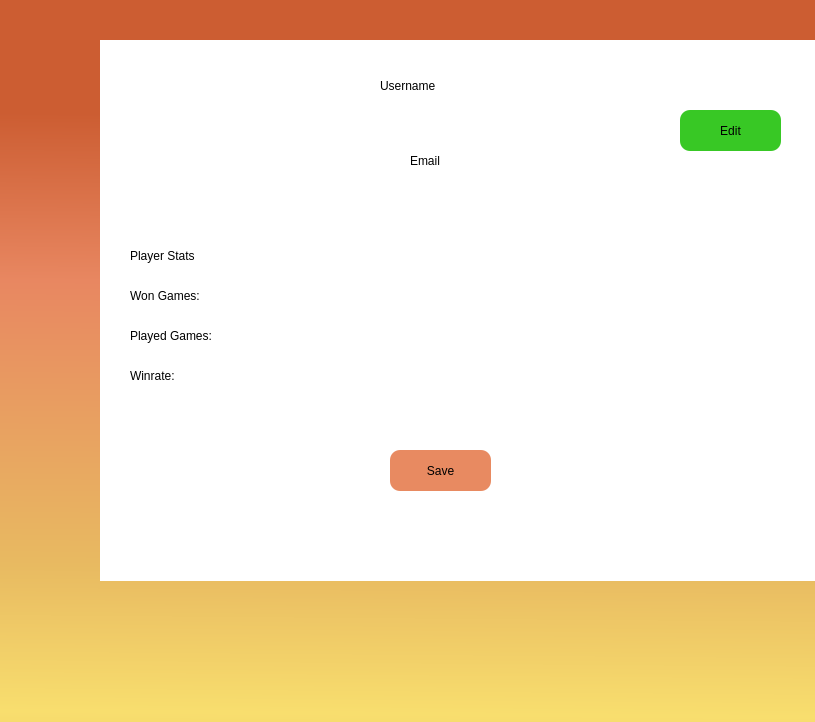
<?xml version="1.0" encoding="UTF-8"?>
<ui version="4.0">
 <class>GameWindowForm</class>
 <widget class="QDialog" name="GameWindowForm">
  <property name="geometry">
   <rect>
    <x>0</x>
    <y>0</y>
    <width>815</width>
    <height>722</height>
   </rect>
  </property>
  <property name="windowTitle">
   <string>Dialog</string>
  </property>
  <property name="styleSheet">
   <string notr="true">background-color: qlineargradient(spread:reflect, x1:0.988636, y1:0.995, x2:1, y2:0, stop:0 rgba(248, 222, 110, 255), stop:0.202512 rgba(232, 186, 97, 255), stop:0.598116 rgba(232, 135, 97, 255), stop:0.831439 rgba(204, 93, 50, 255));</string>
  </property>
  <widget class="QWidget" name="GameWidget" native="true">
   <property name="geometry">
    <rect>
     <x>120</x>
     <y>40</y>
     <width>691</width>
     <height>471</height>
    </rect>
   </property>
   <property name="styleSheet">
    <string notr="true">background-color: rgb(255, 255, 255);</string>
   </property>
   <widget class="QLabel" name="Triviador_Label">
    <property name="geometry">
     <rect>
      <x>240</x>
      <y>30</y>
      <width>231</width>
      <height>71</height>
     </rect>
    </property>
    <property name="styleSheet">
     <string notr="true">font: 700 30pt &quot;Segoe UI&quot;;</string>
    </property>
    <property name="text">
     <string>TRIVIADOR</string>
    </property>
   </widget>
   <widget class="QPushButton" name="PlayButton">
    <property name="geometry">
     <rect>
      <x>280</x>
      <y>140</y>
      <width>131</width>
      <height>41</height>
     </rect>
    </property>
    <property name="mouseTracking">
     <bool>true</bool>
    </property>
    <property name="acceptDrops">
     <bool>true</bool>
    </property>
    <property name="styleSheet">
     <string notr="true">background-color: rgb(213, 106, 65);
font: 700 20pt &quot;Segoe UI&quot;;
border: 2px;
border-radius: 10px;</string>
    </property>
    <property name="text">
     <string>PLAY</string>
    </property>
   </widget>
   <widget class="QPushButton" name="SettingsButton">
    <property name="geometry">
     <rect>
      <x>280</x>
      <y>210</y>
      <width>131</width>
      <height>41</height>
     </rect>
    </property>
    <property name="mouseTracking">
     <bool>true</bool>
    </property>
    <property name="acceptDrops">
     <bool>true</bool>
    </property>
    <property name="styleSheet">
     <string notr="true">background-color: rgb(232, 161, 97);
font: 700 20pt &quot;Segoe UI&quot;;
border: 2px;
border-radius: 10px;</string>
    </property>
    <property name="text">
     <string>SETTINGS</string>
    </property>
   </widget>
   <widget class="QPushButton" name="QuitButton">
    <property name="geometry">
     <rect>
      <x>280</x>
      <y>280</y>
      <width>131</width>
      <height>41</height>
     </rect>
    </property>
    <property name="mouseTracking">
     <bool>true</bool>
    </property>
    <property name="acceptDrops">
     <bool>true</bool>
    </property>
    <property name="styleSheet">
     <string notr="true">background-color: rgb(213, 106, 65);
background-color: rgb(235, 194, 100);
font: 700 20pt &quot;Segoe UI&quot;;
border: 2px;
border-radius: 10px;</string>
    </property>
    <property name="text">
     <string>QUIT</string>
    </property>
   </widget>
   <widget class="QWidget" name="ProfileWidget" native="true">
    <property name="geometry">
     <rect>
      <x>539</x>
      <y>0</y>
      <width>151</width>
      <height>131</height>
     </rect>
    </property>
    <property name="styleSheet">
     <string notr="true"/>
    </property>
    <widget class="QPushButton" name="EditButton">
     <property name="geometry">
      <rect>
       <x>20</x>
       <y>70</y>
       <width>101</width>
       <height>41</height>
      </rect>
     </property>
     <property name="styleSheet">
      <string notr="true">background-color: rgb(56, 200, 37);
font: 700 12pt &quot;Segoe UI&quot;;
border: 2px;
border-radius: 10px;</string>
     </property>
     <property name="text">
      <string>Edit</string>
     </property>
    </widget>
    <widget class="QLabel" name="ProfileLabel">
     <property name="geometry">
      <rect>
       <x>30</x>
       <y>20</y>
       <width>101</width>
       <height>41</height>
      </rect>
     </property>
     <property name="styleSheet">
      <string notr="true">font: 700 20pt &quot;Segoe UI&quot;;</string>
     </property>
     <property name="text">
      <string>Profile</string>
     </property>
    </widget>
   </widget>
  </widget>
  <widget class="QWidget" name="ProfileForm" native="true">
   <property name="geometry">
    <rect>
     <x>100</x>
     <y>40</y>
     <width>741</width>
     <height>541</height>
    </rect>
   </property>
   <property name="styleSheet">
    <string notr="true">background-color: rgb(255, 255, 255);</string>
   </property>
   <widget class="QLabel" name="UsernameProfileFrom">
    <property name="geometry">
     <rect>
      <x>280</x>
      <y>30</y>
      <width>141</width>
      <height>31</height>
     </rect>
    </property>
    <property name="styleSheet">
     <string notr="true">font: 700 20pt &quot;Segoe UI&quot;;</string>
    </property>
    <property name="text">
     <string>Username</string>
    </property>
   </widget>
   <widget class="QLabel" name="EmailLabelProfileForm">
    <property name="geometry">
     <rect>
      <x>310</x>
      <y>100</y>
      <width>91</width>
      <height>41</height>
     </rect>
    </property>
    <property name="styleSheet">
     <string notr="true">font: 700 18pt &quot;Segoe UI&quot;;</string>
    </property>
    <property name="text">
     <string>Email</string>
    </property>
   </widget>
   <widget class="QLabel" name="PlayerStatsLabel">
    <property name="geometry">
     <rect>
      <x>30</x>
      <y>190</y>
      <width>201</width>
      <height>51</height>
     </rect>
    </property>
    <property name="styleSheet">
     <string notr="true">font: 700 24pt &quot;Segoe UI&quot;;</string>
    </property>
    <property name="text">
     <string>Player Stats</string>
    </property>
   </widget>
   <widget class="QPushButton" name="EditButtoProfileForm">
    <property name="geometry">
     <rect>
      <x>580</x>
      <y>70</y>
      <width>101</width>
      <height>41</height>
     </rect>
    </property>
    <property name="styleSheet">
     <string notr="true">background-color: rgb(56, 200, 37);
font: 700 12pt &quot;Segoe UI&quot;;
border: 2px;
border-radius: 10px;</string>
    </property>
    <property name="text">
     <string>Edit</string>
    </property>
   </widget>
   <widget class="QLabel" name="WonGamesLabel">
    <property name="geometry">
     <rect>
      <x>30</x>
      <y>240</y>
      <width>131</width>
      <height>31</height>
     </rect>
    </property>
    <property name="styleSheet">
     <string notr="true">font: 700 14pt &quot;Segoe UI&quot;;</string>
    </property>
    <property name="text">
     <string>Won Games:</string>
    </property>
   </widget>
   <widget class="QLabel" name="PlayesGamesLabel">
    <property name="geometry">
     <rect>
      <x>30</x>
      <y>280</y>
      <width>141</width>
      <height>31</height>
     </rect>
    </property>
    <property name="styleSheet">
     <string notr="true">font: 700 14pt &quot;Segoe UI&quot;;</string>
    </property>
    <property name="text">
     <string>Played Games:</string>
    </property>
   </widget>
   <widget class="QLabel" name="WinRateLabel">
    <property name="geometry">
     <rect>
      <x>30</x>
      <y>320</y>
      <width>141</width>
      <height>31</height>
     </rect>
    </property>
    <property name="styleSheet">
     <string notr="true">font: 700 14pt &quot;Segoe UI&quot;;</string>
    </property>
    <property name="text">
     <string>Winrate:</string>
    </property>
   </widget>
   <widget class="QPushButton" name="SaveProfileForm">
    <property name="geometry">
     <rect>
      <x>290</x>
      <y>410</y>
      <width>101</width>
      <height>41</height>
     </rect>
    </property>
    <property name="styleSheet">
     <string notr="true">background-color: rgb(232, 138, 97);
font: 700 12pt &quot;Segoe UI&quot;;
border: 2px;
border-radius: 10px;</string>
    </property>
    <property name="text">
     <string>Save</string>
    </property>
   </widget>
  </widget>
 </widget>
 <resources/>
 <connections/>
</ui>
